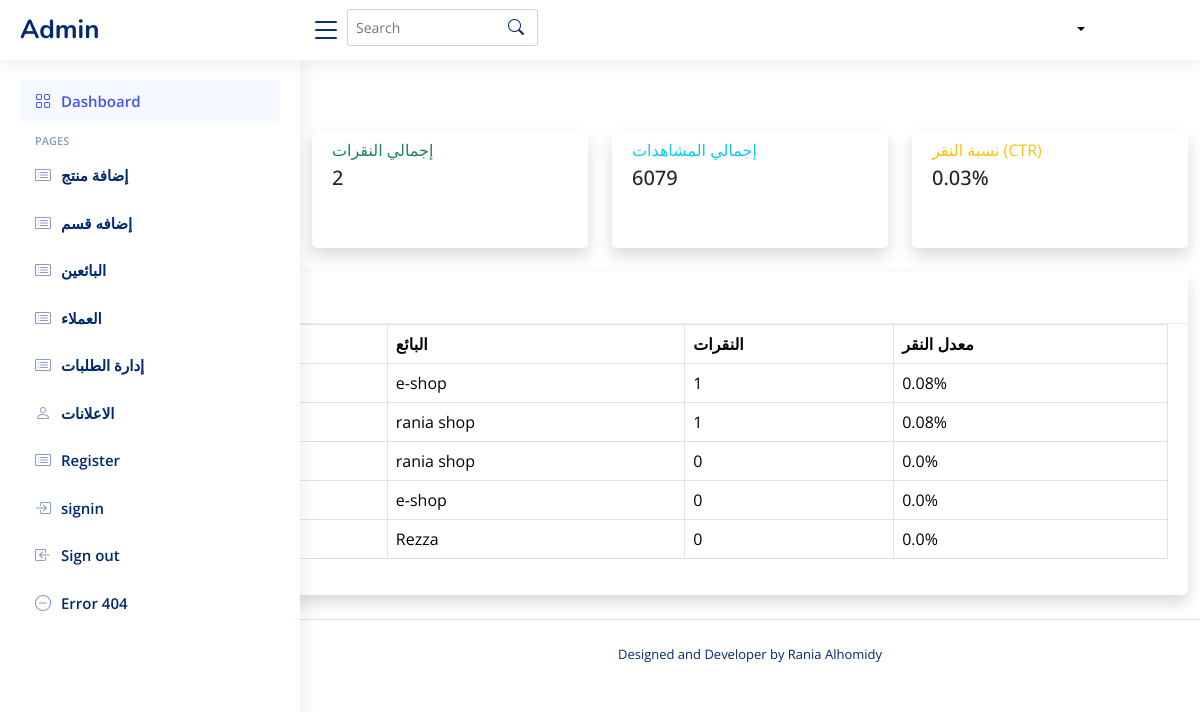
Before: /ads/stats with the older database file.
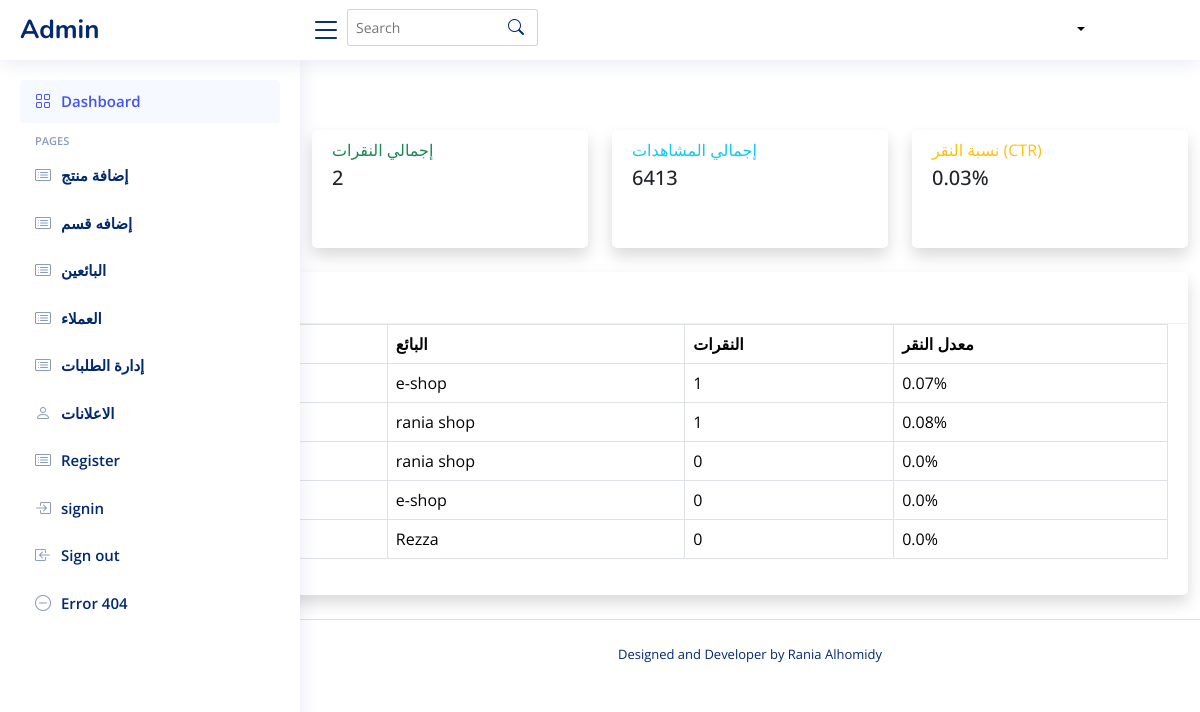
After: the same page with the newer database file.
### tables this page shows
CREATE TABLE ads (
        id INTEGER PRIMARY KEY AUTOINCREMENT,
        seller_id INTEGER NOT NULL,
        title TEXT NOT NULL,
        description TEXT,
        content_type TEXT NOT NULL,  -- 'image', 'video', 'text'
        content_path TEXT,           -- مسار الملف أو النص
        link_url TEXT NOT NULL,
        start_date TEXT NOT NULL,    -- 'YYYY-MM-DD'
        end_date TEXT NOT NULL,
        is_active INTEGER DEFAULT 1, -- 1/0
        order_index INTEGER DEFAULT 0,
        click_count INTEGER DEFAULT 0, -- إضافة عداد النقرات
        impression_count INTEGER DEFAULT 0, -- عداد المشاهدات
        priority INTEGER DEFAULT 1,   -- أولوية العرض (1-10)
        target_audience TEXT,        -- جمهور مستهدف (اختياري)
        created_at TIMESTAMP DEFAULT CURRENT_TIMESTAMP,
        FOREIGN KEY (seller_id) REFERENCES sellers(id) ON DELETE CASCADE
    );

CREATE TABLE sellers (
        id INTEGER PRIMARY KEY AUTOINCREMENT,
        name TEXT NOT NULL,
        store_name TEXT NOT NULL,
        store_image TEXT,
        address TEXT NOT NULL,  -- تمت إضافته هنا
        commercial_record TEXT,
        id_image TEXT,
        documents TEXT,
        SAddress_id INTEGER NOT NULL,
        num_id INTEGER NOT NULL,
        created_at TIMESTAMP DEFAULT CURRENT_TIMESTAMP,
        FOREIGN KEY (SAddress_id) REFERENCES seller_address(id),
        FOREIGN KEY (num_id) REFERENCES numbers(id)
    );

### ads_routes.py (the view)
@ads_bp.route('/stats')
def ads_stats():
    conn = get_db_connection()
    stats = conn.execute('''
        SELECT
            COUNT(*) as total_ads,
            SUM(click_count) as total_clicks,
            SUM(impression_count) as total_impressions
        FROM ads
    ''').fetchone()
    top_ads = conn.execute('''
        SELECT
            ads.id, ads.title, ads.click_count, ads.impression_count, sellers.store_name
        FROM ads
        JOIN sellers ON ads.seller_id = sellers.id
        ORDER BY ads.click_count DESC
        LIMIT 5
    ''').fetchall()
    conn.close()
    return render_template('admin/admin_ads_stats.html',
                           stats=stats,
                           top_ads=top_ads)

### ads_routes.py (called while the page is built)
def get_db_connection():
    conn = sqlite3.connect('database/Eshop.db')
    conn.row_factory = sqlite3.Row
    return conn

### app.py (called while the page is built)
def get_db_connection():
    conn = sqlite3.connect('database/Eshop.db') # أو sqlite3.connect(app.config['DATABASE'])
    conn.row_factory = sqlite3.Row
    return conn

@app.context_processor
def inject_categories():
    conn = get_db_connection()
    cursor = conn.cursor()
    try:
        cursor.execute("""
            SELECT id, name, parent_id, image
            FROM category
            WHERE parent_id IS NULL
            ORDER BY name
        """)
        main_categories = cursor.fetchall()
        cursor.execute("SELECT id, name, parent_id, image FROM category ORDER BY name")
        all_categories = cursor.fetchall()
        return {
            'main_categories': main_categories,
            'all_categories': all_categories
        }
    finally:
        conn.close()

@app.context_processor
def inject_sellers():
    conn = get_db_connection()
    sellers = conn.execute('SELECT id, store_name FROM sellers').fetchall()
    conn.close()
    return dict(sellers=sellers)

### templates/admin/admin_ads_stats.html (shortened to what the changed rows need)
{% include 'admin/header.html' %}
<div class="container-fluid">
    <div class="row mb-4">
        <div class="col-12">
            <h1 class="h3 mb-0">إحصائيات الإعلانات</h1>
        </div>
    </div>
    <div class="row">
        <div class="col-xl-3 col-md-6 mb-4">
            <div class="card border-left-info shadow h-100 py-2">
                <div class="card-body">
                    <div class="row no-gutters align-items-center">
                        <div class="col mr-2">
                            <div class="text-xs font-weight-bold text-info text-uppercase mb-1">
                                إجمالي المشاهدات</div>
                            <div class="h5 mb-0 font-weight-bold text-gray-800">{{ stats.total_impressions }}</div>
                        </div>
                    </div>
                </div>
            </div>
        </div>
    </div>
    <div class="row">
        <div class="col-12">
            <div class="card shadow mb-4">
                <div class="card-body">
                    <div class="table-responsive">
                        <table class="table table-bordered" width="100%" cellspacing="0">
                            <thead>
                                <tr>
                                    <th>#</th>
                                    <th>العنوان</th>
                                    <th>البائع</th>
                                    <th>النقرات</th>
                                    <th>معدل النقر</th>
                                </tr>
                            </thead>
                            <tbody>
                                {% for ad in top_ads %}
                                <tr>
                                    <td>{{ loop.index }}</td>
                                    <td>{{ ad.title }}</td>
                                    <td>{{ ad.store_name }}</td>
                                    <td>{{ ad.click_count }}</td>
                                    <td>
                                        {% if ad.impression_count > 0 %}
                                        {{ ((ad.click_count / ad.impression_count) * 100)|round(2) }}%
                                        {% else %}0%{% endif %}
                                    </td>
                                </tr>
                                {% endfor %}
                            </tbody>
                        </table>
                    </div>
                </div>
            </div>
        </div>
    </div>
</div>
{% include 'admin/footer.html' %}

Changed rows visible on the page:
changed ads (number 1 of 5 on the later page): ((ad.click_count/ad.impression_count)*100)|round(2) "0.08" → "0.07"
Other visible differences:
{{ stats.total_impressions }}: "6079" → "6413"
